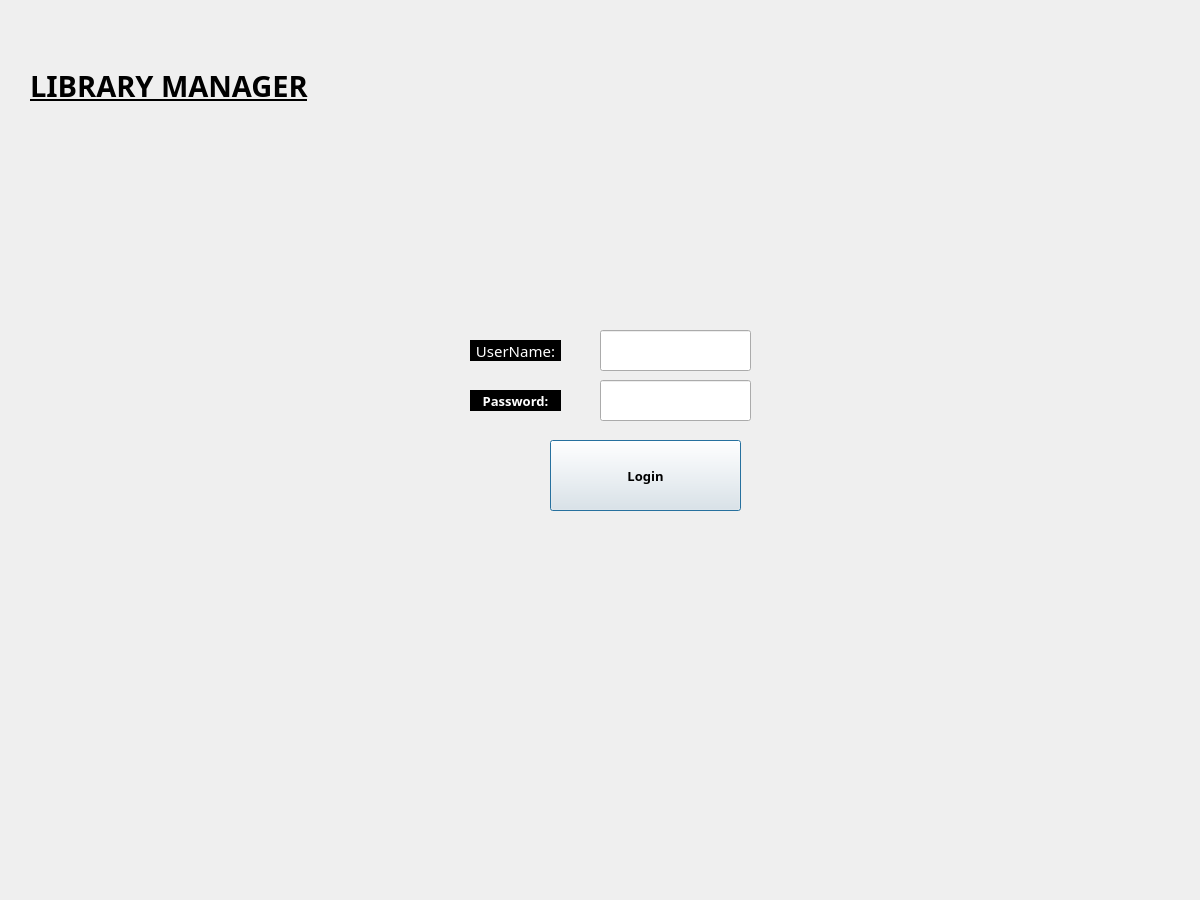
<?xml version="1.0" encoding="UTF-8"?>
<ui version="4.0">
 <class>Dialog</class>
 <widget class="QDialog" name="Dialog">
  <property name="geometry">
   <rect>
    <x>0</x>
    <y>0</y>
    <width>1200</width>
    <height>900</height>
   </rect>
  </property>
  <property name="sizePolicy">
   <sizepolicy hsizetype="Fixed" vsizetype="Fixed">
    <horstretch>0</horstretch>
    <verstretch>0</verstretch>
   </sizepolicy>
  </property>
  <property name="minimumSize">
   <size>
    <width>1200</width>
    <height>900</height>
   </size>
  </property>
  <property name="maximumSize">
   <size>
    <width>1200</width>
    <height>900</height>
   </size>
  </property>
  <property name="windowTitle">
   <string>Dialog</string>
  </property>
  <widget class="QPushButton" name="pushButton">
   <property name="geometry">
    <rect>
     <x>550</x>
     <y>440</y>
     <width>191</width>
     <height>71</height>
    </rect>
   </property>
   <property name="sizePolicy">
    <sizepolicy hsizetype="Fixed" vsizetype="Fixed">
     <horstretch>0</horstretch>
     <verstretch>0</verstretch>
    </sizepolicy>
   </property>
   <property name="font">
    <font>
     <family>Rockwell Condensed</family>
     <pointsize>10</pointsize>
     <weight>75</weight>
     <bold>true</bold>
    </font>
   </property>
   <property name="text">
    <string>Login</string>
   </property>
   <property name="icon">
    <iconset>
     <normaloff>../images/login3.jpeg</normaloff>../images/login3.jpeg</iconset>
   </property>
   <property name="iconSize">
    <size>
     <width>50</width>
     <height>50</height>
    </size>
   </property>
  </widget>
  <widget class="QLineEdit" name="usernameText">
   <property name="geometry">
    <rect>
     <x>600</x>
     <y>330</y>
     <width>151</width>
     <height>41</height>
    </rect>
   </property>
  </widget>
  <widget class="QLabel" name="username">
   <property name="geometry">
    <rect>
     <x>470</x>
     <y>340</y>
     <width>91</width>
     <height>21</height>
    </rect>
   </property>
   <property name="palette">
    <palette>
     <active>
      <colorrole role="WindowText">
       <brush brushstyle="SolidPattern">
        <color alpha="255">
         <red>255</red>
         <green>255</green>
         <blue>255</blue>
        </color>
       </brush>
      </colorrole>
      <colorrole role="Button">
       <brush brushstyle="SolidPattern">
        <color alpha="255">
         <red>0</red>
         <green>0</green>
         <blue>0</blue>
        </color>
       </brush>
      </colorrole>
      <colorrole role="Base">
       <brush brushstyle="SolidPattern">
        <color alpha="255">
         <red>0</red>
         <green>0</green>
         <blue>0</blue>
        </color>
       </brush>
      </colorrole>
      <colorrole role="Window">
       <brush brushstyle="SolidPattern">
        <color alpha="255">
         <red>0</red>
         <green>0</green>
         <blue>0</blue>
        </color>
       </brush>
      </colorrole>
     </active>
     <inactive>
      <colorrole role="WindowText">
       <brush brushstyle="SolidPattern">
        <color alpha="255">
         <red>255</red>
         <green>255</green>
         <blue>255</blue>
        </color>
       </brush>
      </colorrole>
      <colorrole role="Button">
       <brush brushstyle="SolidPattern">
        <color alpha="255">
         <red>0</red>
         <green>0</green>
         <blue>0</blue>
        </color>
       </brush>
      </colorrole>
      <colorrole role="Base">
       <brush brushstyle="SolidPattern">
        <color alpha="255">
         <red>0</red>
         <green>0</green>
         <blue>0</blue>
        </color>
       </brush>
      </colorrole>
      <colorrole role="Window">
       <brush brushstyle="SolidPattern">
        <color alpha="255">
         <red>0</red>
         <green>0</green>
         <blue>0</blue>
        </color>
       </brush>
      </colorrole>
     </inactive>
     <disabled>
      <colorrole role="WindowText">
       <brush brushstyle="SolidPattern">
        <color alpha="255">
         <red>120</red>
         <green>120</green>
         <blue>120</blue>
        </color>
       </brush>
      </colorrole>
      <colorrole role="Button">
       <brush brushstyle="SolidPattern">
        <color alpha="255">
         <red>0</red>
         <green>0</green>
         <blue>0</blue>
        </color>
       </brush>
      </colorrole>
      <colorrole role="Base">
       <brush brushstyle="SolidPattern">
        <color alpha="255">
         <red>0</red>
         <green>0</green>
         <blue>0</blue>
        </color>
       </brush>
      </colorrole>
      <colorrole role="Window">
       <brush brushstyle="SolidPattern">
        <color alpha="255">
         <red>0</red>
         <green>0</green>
         <blue>0</blue>
        </color>
       </brush>
      </colorrole>
     </disabled>
    </palette>
   </property>
   <property name="font">
    <font>
     <family>Rockwell Condensed</family>
     <pointsize>11</pointsize>
    </font>
   </property>
   <property name="styleSheet">
    <string notr="true">background-color: rgb(0, 0, 0);</string>
   </property>
   <property name="text">
    <string>UserName:</string>
   </property>
   <property name="alignment">
    <set>Qt::AlignCenter</set>
   </property>
  </widget>
  <widget class="QLineEdit" name="passwordText">
   <property name="geometry">
    <rect>
     <x>600</x>
     <y>380</y>
     <width>151</width>
     <height>41</height>
    </rect>
   </property>
  </widget>
  <widget class="QLabel" name="password">
   <property name="geometry">
    <rect>
     <x>470</x>
     <y>390</y>
     <width>91</width>
     <height>21</height>
    </rect>
   </property>
   <property name="palette">
    <palette>
     <active>
      <colorrole role="WindowText">
       <brush brushstyle="SolidPattern">
        <color alpha="255">
         <red>255</red>
         <green>255</green>
         <blue>255</blue>
        </color>
       </brush>
      </colorrole>
      <colorrole role="Button">
       <brush brushstyle="SolidPattern">
        <color alpha="255">
         <red>0</red>
         <green>0</green>
         <blue>0</blue>
        </color>
       </brush>
      </colorrole>
      <colorrole role="Base">
       <brush brushstyle="SolidPattern">
        <color alpha="255">
         <red>0</red>
         <green>0</green>
         <blue>0</blue>
        </color>
       </brush>
      </colorrole>
      <colorrole role="Window">
       <brush brushstyle="SolidPattern">
        <color alpha="255">
         <red>0</red>
         <green>0</green>
         <blue>0</blue>
        </color>
       </brush>
      </colorrole>
     </active>
     <inactive>
      <colorrole role="WindowText">
       <brush brushstyle="SolidPattern">
        <color alpha="255">
         <red>255</red>
         <green>255</green>
         <blue>255</blue>
        </color>
       </brush>
      </colorrole>
      <colorrole role="Button">
       <brush brushstyle="SolidPattern">
        <color alpha="255">
         <red>0</red>
         <green>0</green>
         <blue>0</blue>
        </color>
       </brush>
      </colorrole>
      <colorrole role="Base">
       <brush brushstyle="SolidPattern">
        <color alpha="255">
         <red>0</red>
         <green>0</green>
         <blue>0</blue>
        </color>
       </brush>
      </colorrole>
      <colorrole role="Window">
       <brush brushstyle="SolidPattern">
        <color alpha="255">
         <red>0</red>
         <green>0</green>
         <blue>0</blue>
        </color>
       </brush>
      </colorrole>
     </inactive>
     <disabled>
      <colorrole role="WindowText">
       <brush brushstyle="SolidPattern">
        <color alpha="255">
         <red>120</red>
         <green>120</green>
         <blue>120</blue>
        </color>
       </brush>
      </colorrole>
      <colorrole role="Button">
       <brush brushstyle="SolidPattern">
        <color alpha="255">
         <red>0</red>
         <green>0</green>
         <blue>0</blue>
        </color>
       </brush>
      </colorrole>
      <colorrole role="Base">
       <brush brushstyle="SolidPattern">
        <color alpha="255">
         <red>0</red>
         <green>0</green>
         <blue>0</blue>
        </color>
       </brush>
      </colorrole>
      <colorrole role="Window">
       <brush brushstyle="SolidPattern">
        <color alpha="255">
         <red>0</red>
         <green>0</green>
         <blue>0</blue>
        </color>
       </brush>
      </colorrole>
     </disabled>
    </palette>
   </property>
   <property name="font">
    <font>
     <family>Rockwell Condensed</family>
     <pointsize>10</pointsize>
     <weight>75</weight>
     <bold>true</bold>
    </font>
   </property>
   <property name="styleSheet">
    <string notr="true">background-color: rgb(0, 0, 0);</string>
   </property>
   <property name="text">
    <string>Password:</string>
   </property>
   <property name="alignment">
    <set>Qt::AlignCenter</set>
   </property>
  </widget>
  <widget class="QLabel" name="bg">
   <property name="geometry">
    <rect>
     <x>0</x>
     <y>0</y>
     <width>1201</width>
     <height>901</height>
    </rect>
   </property>
   <property name="text">
    <string/>
   </property>
   <property name="pixmap">
    <pixmap>../images/lib.jpg</pixmap>
   </property>
   <property name="scaledContents">
    <bool>true</bool>
   </property>
  </widget>
  <widget class="QLabel" name="label">
   <property name="geometry">
    <rect>
     <x>30</x>
     <y>50</y>
     <width>301</width>
     <height>71</height>
    </rect>
   </property>
   <property name="font">
    <font>
     <family>Rockwell Condensed</family>
     <pointsize>22</pointsize>
     <weight>75</weight>
     <bold>true</bold>
     <underline>true</underline>
    </font>
   </property>
   <property name="text">
    <string>LIBRARY MANAGER</string>
   </property>
  </widget>
  <zorder>bg</zorder>
  <zorder>pushButton</zorder>
  <zorder>usernameText</zorder>
  <zorder>username</zorder>
  <zorder>passwordText</zorder>
  <zorder>password</zorder>
  <zorder>label</zorder>
 </widget>
 <resources/>
 <connections/>
</ui>
